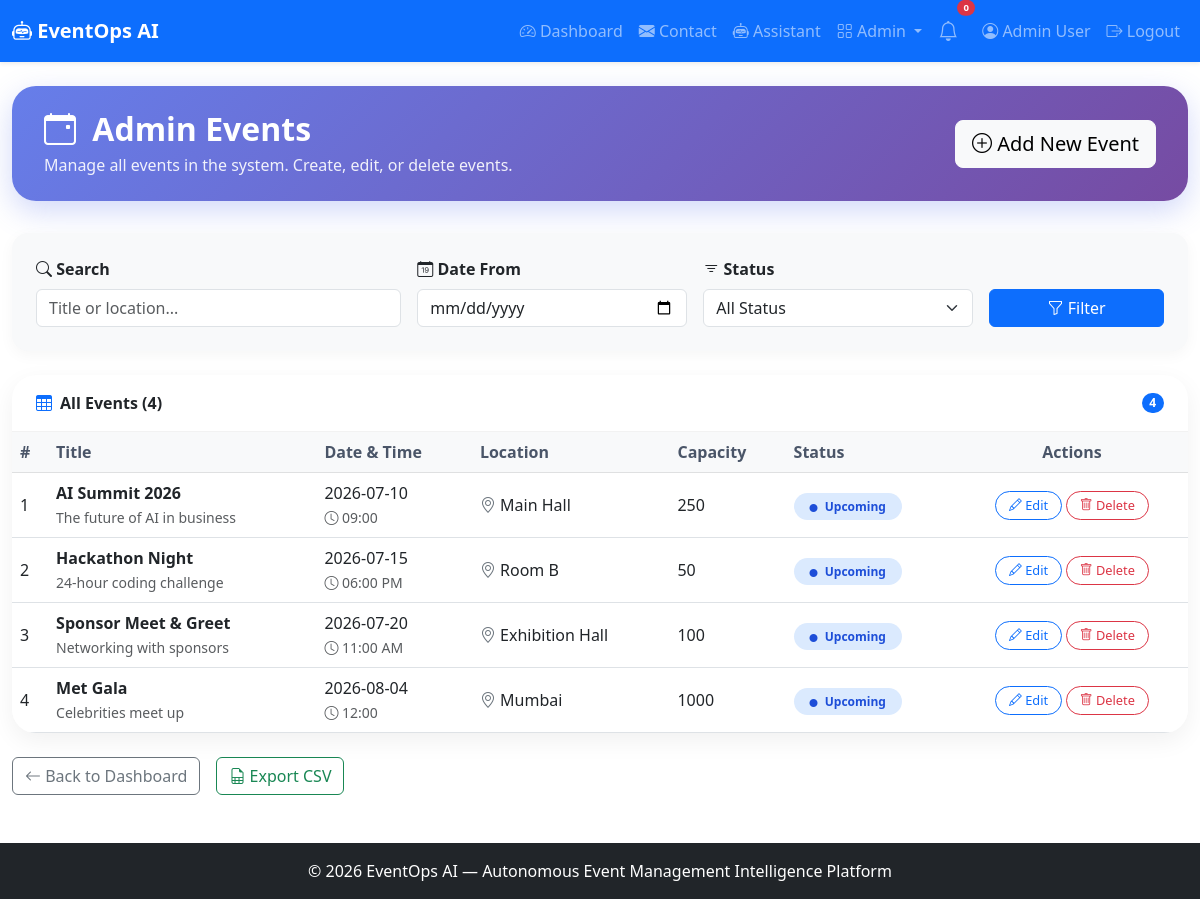
Screenshot of /admin/events (signed in) with the database file from the repository.
### app.py (models this page shows, shortened)
class User(UserMixin, db.Model):
    id = db.Column(db.Integer, primary_key=True)
    name = db.Column(db.String(100), nullable=False)
    email = db.Column(db.String(100), unique=True, nullable=False)
    password_hash = db.Column(db.String(200), nullable=False)
    role = db.Column(db.String(20), default='user')
    created_at = db.Column(db.DateTime, default=lambda: datetime.now(timezone.utc))

class Event(db.Model):
    id = db.Column(db.Integer, primary_key=True)
    title = db.Column(db.String(200), nullable=False)
    description = db.Column(db.Text)
    date = db.Column(db.String(50))
    time = db.Column(db.String(50))
    location = db.Column(db.String(200))
    capacity = db.Column(db.Integer)
    status = db.Column(db.String(20), default='upcoming')
    created_at = db.Column(db.DateTime, default=lambda: datetime.now(timezone.utc))

### app.py (the view)
@app.route('/admin/events')
@login_required
def admin_events():
    if current_user.role != 'admin':
        abort(403)
    events = Event.query.all()
    return render_template('admin_events.html', events=events)

### app.py (called while the page is built)
@login_manager.user_loader
def load_user(user_id):
    return User.query.get(int(user_id))

### templates/admin_events.html (shortened to what this page needs)
{% extends "base.html" %}
{% block content %}
<div class="page-header">
    <div class="d-flex justify-content-between align-items-center">
        <div>
            <h2><i class="bi bi-calendar-event me-2"></i> Admin Events</h2>
            <p>Manage all events in the system. Create, edit, or delete events.</p>
        </div>
        <a href="{{ url_for('admin_event_add') }}" class="btn btn-light btn-lg">
            <i class="bi bi-plus-circle"></i> Add New Event
        </a>
    </div>
</div>
<div class="search-card">
    <form method="GET" class="row g-3 align-items-end">
        <div class="col-md-4">
            <label class="form-label fw-semibold"><i class="bi bi-search"></i> Search</label>
            <input type="text" name="search" class="form-control" placeholder="Title or location..."
                   value="{{ request.args.get('search', '') }}">
        </div>
        <div class="col-md-3">
            <label class="form-label fw-semibold"><i class="bi bi-calendar-date"></i> Date From</label>
            <input type="date" name="date_from" class="form-control" value="{{ request.args.get('date_from', '') }}">
        </div>
        <div class="col-md-3">
            <label class="form-label fw-semibold"><i class="bi bi-filter"></i> Status</label>
            <select name="status" class="form-select">
                <option value="">All Status</option>
            </select>
        </div>
        <div class="col-md-2">
            <button type="submit" class="btn btn-primary w-100"><i class="bi bi-funnel"></i> Filter</button>
        </div>
    </form>
</div>
<div class="card table-card">
    <div class="card-header d-flex justify-content-between align-items-center">
        <span><i class="bi bi-table text-primary me-2"></i>All Events ({{ events|length }})</span>
        {% if events %}
        <span class="badge bg-primary rounded-pill">{{ events|length }}</span>
        {% endif %}
    </div>
    <div class="card-body p-0">
        <div class="table-responsive">
            <table class="table table-hover mb-0">
                <thead class="table-light">
                    <tr>
                        <th>#</th>
                        <th>Title</th>
                        <th>Date & Time</th>
                        <th>Location</th>
                        <th>Capacity</th>
                        <th>Status</th>
                        <th class="text-center">Actions</th>
                    </tr>
                </thead>
                <tbody>
                    {% for event in events %}
                    <tr>
                        <td>{{ loop.index }}</td>
                        <td><strong>{{ event.title }}</strong>
                            {% if event.description %}
                            <br><small class="text-muted">{{ event.description[:50] }}{% if event.description|length > 50 %}…{% endif %}</small>
                            {% endif %}
                        </td>
                        <td>
                            {{ event.date }}<br>
                            <small class="text-muted"><i class="bi bi-clock"></i> {{ event.time }}</small>
                        </td>
                        <td><i class="bi bi-geo-alt text-secondary"></i> {{ event.location or '—' }}</td>
                        <td>{{ event.capacity }}</td>
                        <td>
                            <span class="status-badge status-{{ event.status }}">
                                <i class="bi bi-circle-fill me-1" style="font-size:0.5rem;"></i>
                                {{ event.status|capitalize }}
                            </span>
                        </td>
                        <td class="text-center">
                            <a href="{{ url_for('admin_event_edit', event_id=event.id) }}" class="btn btn-outline-primary btn-action">
                                <i class="bi bi-pencil"></i> Edit
                            </a>
                            <a href="{{ url_for('admin_event_delete', event_id=event.id) }}" class="btn btn-outline-danger btn-action"
                               onclick="return confirm('Are you sure you want to delete this event?')">
                                <i class="bi bi-trash"></i> Delete
                            </a>
                        </td>
                    </tr>
                    {% endfor %}
                </tbody>
            </table>
        </div>
    </div>
</div>
<div class="mt-4 d-flex gap-3">
    <a href="{{ url_for('dashboard') }}" class="btn btn-outline-secondary">
        <i class="bi bi-arrow-left"></i> Back to Dashboard
    </a>
    {% if events %}
    <a href="#" class="btn btn-outline-success" onclick="alert('Export CSV functionality not yet implemented.')">
        <i class="bi bi-file-earmark-spreadsheet"></i> Export CSV
    </a>
    {% endif %}
</div>
{% endblock %}

### templates/base.html (shortened to what this page needs)
<!DOCTYPE html>
<html lang="en">
<head>
    <link href="https://cdn.jsdelivr.net/npm/bootstrap@5.3.0/dist/css/bootstrap.min.css" rel="stylesheet">
    <link rel="stylesheet" href="https://cdn.jsdelivr.net/npm/bootstrap-icons@1.11.0/font/bootstrap-icons.css">
    <link rel="stylesheet" href="{{ url_for('static', filename='css/style.css') }}">
</head>
<body>
<nav class="navbar navbar-expand-lg navbar-dark bg-primary shadow-sm">
    <div class="container-fluid">
        <a class="navbar-brand fw-bold" href="{{ url_for('index') }}">
            <i class="bi bi-robot"></i> EventOps AI
        </a>
        <div class="collapse navbar-collapse" id="navbarNav">
            <ul class="navbar-nav ms-auto align-items-lg-center">
                {% if current_user.is_authenticated %}
                <li class="nav-item">
                    <a class="nav-link" href="{{ url_for('dashboard') }}">
                        <i class="bi bi-speedometer2"></i> Dashboard
                    </a>
                </li>
                <li class="nav-item">
                    <a class="nav-link" href="{{ url_for('contact') }}">
                        <i class="bi bi-envelope-fill"></i> Contact
                    </a>
                </li>
                <li class="nav-item">
                    <a class="nav-link" href="{{ url_for('assistant_page') }}">
                        <i class="bi bi-robot"></i> Assistant
                    </a>
                </li>
                {% if current_user.role == 'admin' %}
                <li class="nav-item dropdown">
                    <a class="nav-link dropdown-toggle"
                       href="#"
                       role="button"
                       data-bs-toggle="dropdown">
                        <i class="bi bi-grid"></i> Admin
                    </a>
                </li>
                {% endif %}
                <li class="nav-item position-relative me-2">
                    <a class="nav-link"
                       href="#"
                       title="Notifications"
                       data-bs-toggle="dropdown">
                        <i class="bi bi-bell fs-5"></i>
                        <span class="position-absolute top-0 start-100 translate-middle badge rounded-pill bg-danger"
                              style="font-size:0.6rem;">
                            0
                        </span>
                    </a>
                </li>
                <li class="nav-item">
                    <a class="nav-link" href="{{ url_for('profile') }}">
                        <i class="bi bi-person-circle"></i>
                        {{ current_user.name }}
                    </a>
                </li>
                <li class="nav-item">
                    <a class="nav-link" href="{{ url_for('logout') }}">
                        <i class="bi bi-box-arrow-right"></i>
                        Logout
                    </a>
                </li>
                {% endif %}
            </ul>
        </div>
    </div>
</nav>
<main class="container-fluid py-4">
    {% block content %}{% endblock %}
</main>
<footer class="footer bg-dark text-white py-3 mt-4">
    <div class="container text-center">
        © 2026 EventOps AI — Autonomous Event Management Intelligence Platform
    </div>
</footer>
</body>
</html>

### templates/admin_events.html (style rules this page uses)
.page-header { background: linear-gradient(135deg, #667eea 0%, #764ba2 100%); color: white; padding: 1.5rem 2rem; border-radius: 1.5rem; margin-bottom: 2rem; box-shadow: 0 10px 30px rgba(102,126,234,0.3); }
.page-header h2 { font-weight: 700; margin-bottom: 0.3rem; }
.page-header p { opacity: 0.9; margin-bottom: 0; }
.search-card { border: none; border-radius: 1rem; box-shadow: 0 4px 15px rgba(0,0,0,0.04); padding: 1.5rem; background: #f8f9fa; margin-bottom: 1.5rem; }
.table-card { border: none; border-radius: 1.5rem; box-shadow: 0 8px 25px rgba(0,0,0,0.06); overflow: hidden; }
.table-card .card-header { background: transparent; border-bottom: 1px solid rgba(0,0,0,0.05); padding: 1rem 1.5rem; font-weight: 600; }
.table th { border-top: none; font-weight: 600; color: #4a5568; }
.table td { vertical-align: middle; }
.status-badge { padding: 0.3rem 1rem; border-radius: 50px; font-size: 0.75rem; font-weight: 600; }
.status-upcoming { background: #dbeafe; color: #1d4ed8; }
.btn-action { border-radius: 50px; padding: 0.25rem 0.8rem; font-size: 0.8rem; transition: all 0.2s ease; }

### rows the page displays
User: name "Admin User"
Event: title "AI Summit 2026", description "The future of AI in business", date "2026-07-10", time "09:00", location "Main Hall", capacity "250", status "Upcoming"
Event: title "Hackathon Night", description "24-hour coding challenge", date "2026-07-15", time "06:00 PM", location "Room B", capacity "50", status "Upcoming"
Event: title "Sponsor Meet & Greet", description "Networking with sponsors", date "2026-07-20", time "11:00 AM", location "Exhibition Hall", capacity "100", status "Upcoming"
Event: title "Met Gala", description "Celebrities meet up", date "2026-08-04", time "12:00", location "Mumbai", capacity "1000", status "Upcoming"

### other values shown
{{ events|length }} "4"
